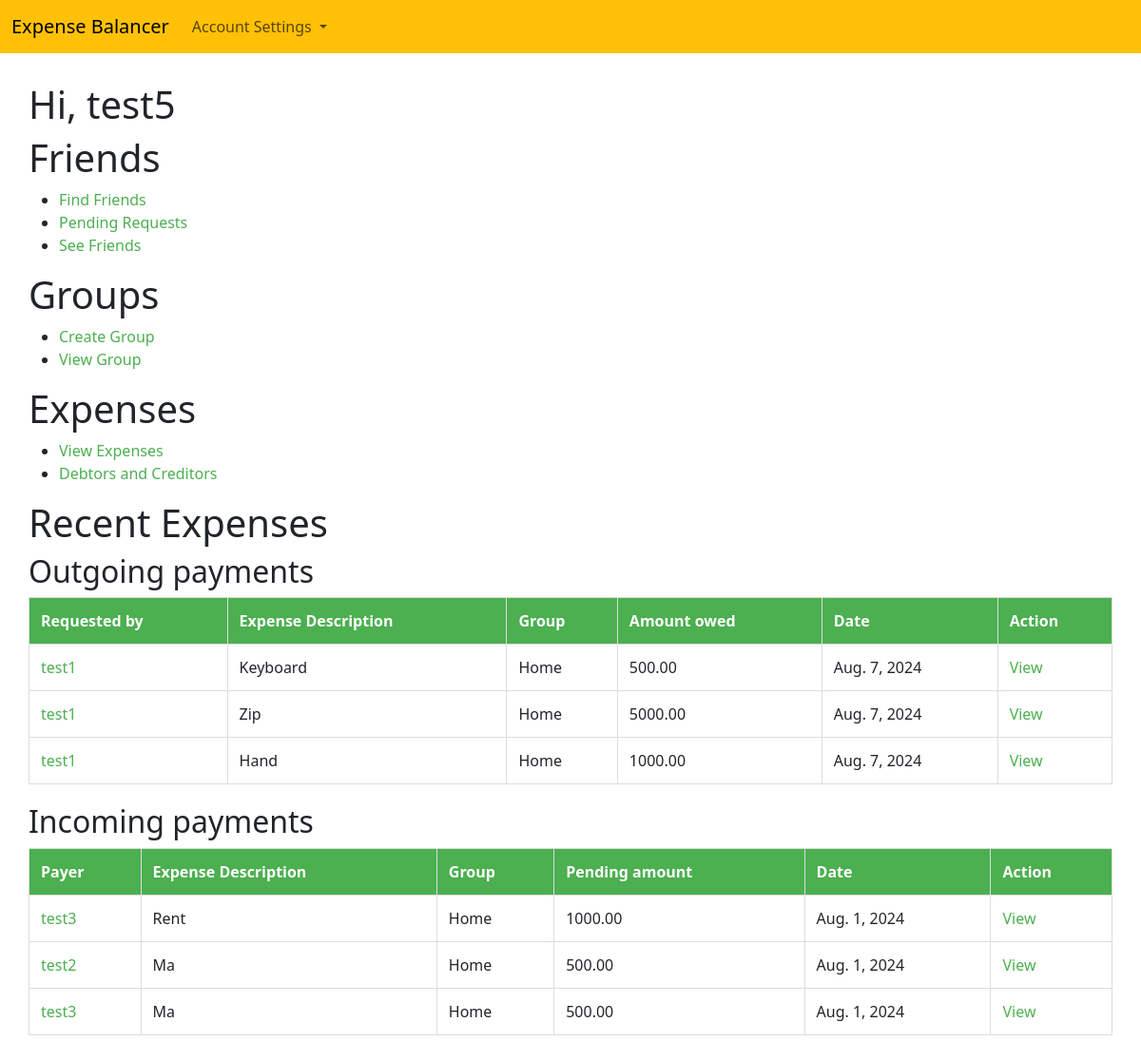
The page / (signed in) on the database as committed earlier.
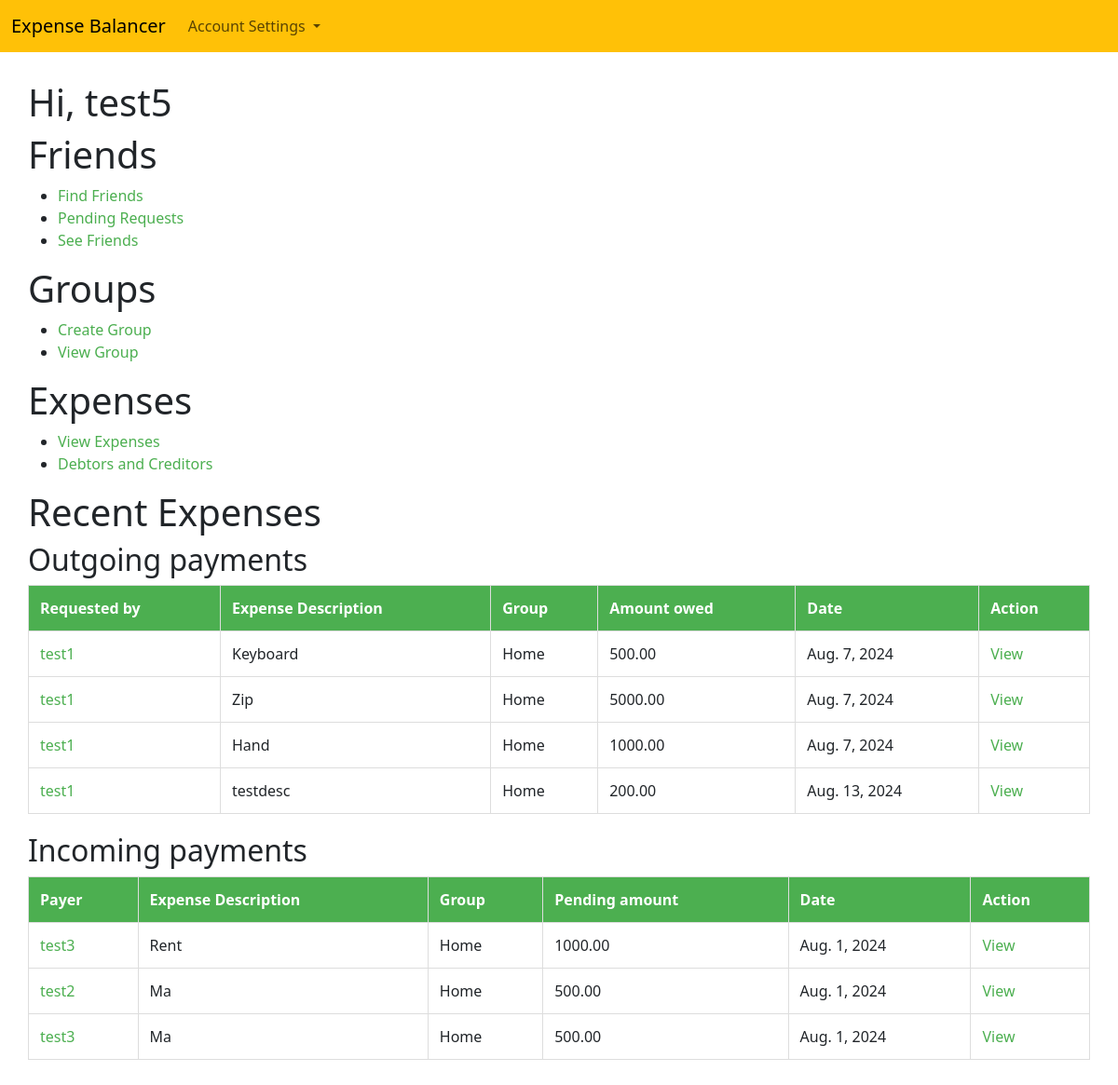
The same page on the database as committed later.
### Expenses/models.py (models this page shows)
class Split(models.Model):
    payer = models.ForeignKey(User, on_delete=models.CASCADE, null=True, related_name="expenses_payer")
    expense = models.ForeignKey(Expenses, on_delete=models.CASCADE, related_name="expenses_split")
    amount = models.DecimalField(max_digits=10, decimal_places=2)

class Expenses(models.Model):
    amount = models.DecimalField(max_digits=10, decimal_places=2)
    description = models.CharField(max_length=255, null=True, blank=True)
    date = models.DateField(default=datetime.date.today)
    paid_by = models.ForeignKey(User, on_delete=models.CASCADE)
    group = models.ForeignKey(Group, on_delete=models.CASCADE)
    split_method = models.IntegerField(
        choices=[(1,'Split equally'),(2,'percentage'),(3,'Custom'),],
        default=1,
    )

### Authentications/models.py (models this page shows)
class User(AbstractBaseUser):
    username = models.CharField(max_length=50, blank=True)
    email = models.EmailField(unique=True)
    friends = models.ManyToManyField('self', symmetrical=True, blank=True)
    objects = CustomUserManager()
    USERNAME_FIELD = 'email'

### Groups/models.py (models this page shows)
class Group(models.Model):
    group_name = models.CharField(max_length=50)
    members = models.ManyToManyField(User, related_name='group_members', blank=True)
    created_by = models.ForeignKey(User, on_delete=models.CASCADE)

### Authentications/views.py (the view)
# urls.py: path('', views.home, name='homepage')
@login_required
def home(request):
    if not request.user.is_authenticated:
        return HttpResponse("Not authorized")
    incoming_payments = []
    outgoing_payments = []
    outgoing_splits = Split.objects.filter(payer=request.user)
    for outgoing_split in outgoing_splits:
        if outgoing_split.expense.paid_by != request.user:
            outgoing_payments.append(outgoing_split)
    incoming_expenses = Expenses.objects.filter(paid_by=request.user)
    for incoming_expense in incoming_expenses:
        incoming_splits = Split.objects.filter(expense=incoming_expense)
        for incoming_split in incoming_splits:
            if incoming_split.payer != incoming_expense.paid_by:
                incoming_payments.append(incoming_split)
    context = {
        "incoming_payments":incoming_payments[:5],
        "outgoing_payments":outgoing_payments[:5]
    }
    return render(request, 'home.html', context)

### templates/home.html (shortened to what this page needs)
{% extends "header.html" %}
    {% block content %}
    <head>
    </head>
    <div style="padding: 30px;">
        <body>
            {% if user.is_authenticated %}
            <h1>Hi, {{user.username}}</h1>
            <h1>Friends</h1>
            <ul>
                <li><a href='{% url 'friends_page' %}'>Find Friends</a></li>
                <li><a href='{% url 'pending_requests' %}'>Pending Requests</a></li>
                <li><a href='{% url 'see_friends' %}'>See Friends</a></li>
            </ul>
            <h1>Groups</h1>
            <ul>
                <li><a href='{% url 'create_groups' %}'>Create Group</a></li>
                <li><a href='{% url 'view_groups' %}'>View Group</a></li>
            </ul>
            <h1>Expenses</h1>
            <ul>
                <li><a href='{% url 'view_expenses' %}'>View Expenses</a></li>
                <li><a href='{% url 'debtors_creditors' %}'>Debtors and Creditors</a></li>
            </ul>
            <h1>Recent Expenses</h1>
            <h2>Outgoing payments</h2>
            <table>
                <tr>
                    <th>Requested by</th>
                    <th>Expense Description</th>
                    <th>Group</th>
                    <th>Amount owed</th>
                    <th>Date</th>
                    <th>Action</th>
                </tr>
                {% for split in outgoing_payments %}
                <tr>
                    <td><a href="{% url 'see_friend_transanctions' user_id=split.expense.paid_by.id %}">{{split.expense.paid_by.username}}</a></td>
                    <td>{{split.expense.description}}</td>
                    <td>{{split.expense.group.group_name}}</td>
                    <td>{{split.amount}}</td>
                    <td>{{split.expense.date}}</td>
                    <td><a href="{% url 'view_expense_breakup' expense_id=split.expense.id %}">View</a></td>
                </tr>
                {% endfor %}
            </table>
            <h2>Incoming payments</h2>
            <table>
                <tr>
                    <th>Payer</th>
                    <th>Expense Description</th>
                    <th>Group</th>
                    <th>Pending amount</th>
                    <th>Date</th>
                    <th>Action</th>
                </tr>
                {% for split in incoming_payments %}
                <tr>
                    <td><a href="{% url 'see_friend_transanctions' user_id=split.payer.id %}">{{split.payer.username}}</a></td>
                    <td>{{split.expense.description}}</td>
                    <td>{{split.expense.group.group_name}}</td>
                    <td>{{split.amount}}</td>
                    <td>{{split.expense.date}}</td>
                    <td><a href="{% url 'view_expense_breakup' expense_id=split.expense.id %}">View</a></td>
                </tr>
                {% endfor %}
            </table>
            {% endif %}
        </body>
    </div>
    {% endblock %}

Rows that differ between the two databases and show on the page:
added Split: expense.paid_by.username "test1", expense.description "testdesc", expense.group.group_name "Home", amount "200.00", expense "Aug. 13, 2024", shown under "Outgoing payments"
